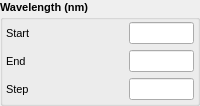
       <widget class="QGroupBox" name="groupBox_WL">
        <property name="sizePolicy">
         <sizepolicy hsizetype="MinimumExpanding" vsizetype="Preferred">
          <horstretch>0</horstretch>
          <verstretch>0</verstretch>
         </sizepolicy>
        </property>
        <property name="minimumSize">
         <size>
          <width>100</width>
          <height>0</height>
         </size>
        </property>
        <property name="font">
         <font>
          <family>Arial</family>
          <pointsize>8</pointsize>
          <bold>true</bold>
         </font>
        </property>
        <property name="title">
         <string>Wavelength (nm)</string>
        </property>
        <layout class="QGridLayout" name="gridLayout_WL">
         <property name="leftMargin">
          <number>3</number>
         </property>
         <property name="topMargin">
          <number>3</number>
         </property>
         <property name="rightMargin">
          <number>3</number>
         </property>
         <property name="bottomMargin">
          <number>3</number>
         </property>
         <item row="2" column="2">
          <widget class="QLineEdit" name="lineEdit_StepWL">
           <property name="sizePolicy">
            <sizepolicy hsizetype="MinimumExpanding" vsizetype="Fixed">
             <horstretch>0</horstretch>
             <verstretch>0</verstretch>
            </sizepolicy>
           </property>
           <property name="minimumSize">
            <size>
             <width>40</width>
             <height>0</height>
            </size>
           </property>
           <property name="maximumSize">
            <size>
             <width>65</width>
             <height>16777215</height>
            </size>
           </property>
           <property name="font">
            <font>
             <family>Arial</family>
             <pointsize>8</pointsize>
             <bold>false</bold>
            </font>
           </property>
           <property name="alignment">
            <set>Qt::AlignRight|Qt::AlignTrailing|Qt::AlignVCenter</set>
           </property>
          </widget>
         </item>
         <item row="0" column="0">
          <widget class="QLabel" name="label_StartWL">
           <property name="sizePolicy">
            <sizepolicy hsizetype="MinimumExpanding" vsizetype="Preferred">
             <horstretch>0</horstretch>
             <verstretch>0</verstretch>
            </sizepolicy>
           </property>
           <property name="font">
            <font>
             <family>Arial</family>
             <pointsize>8</pointsize>
             <bold>false</bold>
            </font>
           </property>
           <property name="text">
            <string>Start</string>
           </property>
           <property name="scaledContents">
            <bool>true</bool>
           </property>
           <property name="buddy">
            <cstring>lineEdit_StartWL</cstring>
           </property>
          </widget>
         </item>
         <item row="1" column="0">
          <widget class="QLabel" name="label_EndWL">
           <property name="sizePolicy">
            <sizepolicy hsizetype="MinimumExpanding" vsizetype="Preferred">
             <horstretch>0</horstretch>
             <verstretch>0</verstretch>
            </sizepolicy>
           </property>
           <property name="font">
            <font>
             <family>Arial</family>
             <pointsize>8</pointsize>
             <bold>false</bold>
            </font>
           </property>
           <property name="text">
            <string>End</string>
           </property>
           <property name="buddy">
            <cstring>lineEdit_EndWL</cstring>
           </property>
          </widget>
         </item>
         <item row="0" column="2">
          <widget class="QLineEdit" name="lineEdit_StartWL">
           <property name="sizePolicy">
            <sizepolicy hsizetype="MinimumExpanding" vsizetype="Fixed">
             <horstretch>0</horstretch>
             <verstretch>0</verstretch>
            </sizepolicy>
           </property>
           <property name="minimumSize">
            <size>
             <width>40</width>
             <height>0</height>
            </size>
           </property>
           <property name="maximumSize">
            <size>
             <width>65</width>
             <height>16777215</height>
            </size>
           </property>
           <property name="font">
            <font>
             <family>Arial</family>
             <pointsize>8</pointsize>
             <bold>false</bold>
            </font>
           </property>
           <property name="alignment">
            <set>Qt::AlignRight|Qt::AlignTrailing|Qt::AlignVCenter</set>
           </property>
          </widget>
         </item>
         <item row="2" column="0">
          <widget class="QLabel" name="label_StepWL">
           <property name="sizePolicy">
            <sizepolicy hsizetype="MinimumExpanding" vsizetype="Preferred">
             <horstretch>0</horstretch>
             <verstretch>0</verstretch>
            </sizepolicy>
           </property>
           <property name="font">
            <font>
             <family>Arial</family>
             <pointsize>8</pointsize>
             <bold>false</bold>
            </font>
           </property>
           <property name="text">
            <string>Step</string>
           </property>
           <property name="buddy">
            <cstring>lineEdit_StepWL</cstring>
           </property>
          </widget>
         </item>
         <item row="0" column="1">
          <spacer name="horizontalSpacer10">
           <property name="orientation">
            <enum>Qt::Horizontal</enum>
           </property>
           <property name="sizeType">
            <enum>QSizePolicy::MinimumExpanding</enum>
           </property>
           <property name="sizeHint" stdset="0">
            <size>
             <width>1</width>
             <height>20</height>
            </size>
           </property>
          </spacer>
         </item>
         <item row="1" column="1">
          <spacer name="horizontalSpacer11">
           <property name="orientation">
            <enum>Qt::Horizontal</enum>
           </property>
           <property name="sizeType">
            <enum>QSizePolicy::MinimumExpanding</enum>
           </property>
           <property name="sizeHint" stdset="0">
            <size>
             <width>1</width>
             <height>20</height>
            </size>
           </property>
          </spacer>
         </item>
         <item row="2" column="1">
          <spacer name="horizontalSpacer9">
           <property name="orientation">
            <enum>Qt::Horizontal</enum>
           </property>
           <property name="sizeType">
            <enum>QSizePolicy::MinimumExpanding</enum>
           </property>
           <property name="sizeHint" stdset="0">
            <size>
             <width>1</width>
             <height>20</height>
            </size>
           </property>
          </spacer>
         </item>
         <item row="1" column="2">
          <widget class="QLineEdit" name="lineEdit_EndWL">
           <property name="sizePolicy">
            <sizepolicy hsizetype="Minimum" vsizetype="Fixed">
             <horstretch>0</horstretch>
             <verstretch>0</verstretch>
            </sizepolicy>
           </property>
           <property name="minimumSize">
            <size>
             <width>40</width>
             <height>0</height>
            </size>
           </property>
           <property name="maximumSize">
            <size>
             <width>65</width>
             <height>16777215</height>
            </size>
           </property>
           <property name="font">
            <font>
             <family>Arial</family>
             <pointsize>8</pointsize>
             <bold>false</bold>
            </font>
           </property>
           <property name="alignment">
            <set>Qt::AlignRight|Qt::AlignTrailing|Qt::AlignVCenter</set>
           </property>
          </widget>
         </item>
        </layout>
       </widget>
